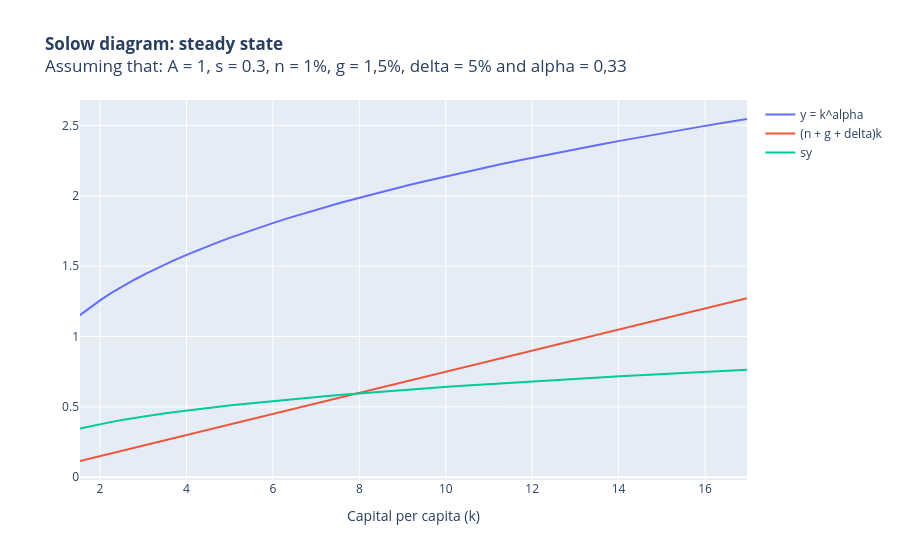

Notebook source saved alongside this figure:
### Code cell
g1 = go.Figure()

g1.add_trace(
    go.Scatter(x = solow["k"], y = solow["y"], mode = "lines", name = "y = k^alpha")
)
g1.add_trace(
    go.Scatter(x = solow["k"], y = solow["n_g_delta_k"], mode = "lines", name = "(n + g + delta)k")
)
g1.add_trace(
    go.Scatter(x = solow["k"], y = solow["sy"], mode = "lines", name = "sy")
)

g1.update_layout(
    title = "<b>Solow diagram: steady state</b><br>" +
    "Assuming that: A = 1, s = " + str(np.round(a = np.mean(shock_s), decimals = 1)) +
    ", n = 1%, g = 1,5%, delta = 5% and alpha = 0,33",
    xaxis_title = "Capital per capita (k)"
)

g1.add_annotation(
    showarrow = False,
    text = "Based on materials from: analisemacro.com.br",
    x =1,
    xref = "paper",
    y = -0.4,
    yref = "paper",
    align = "right"
)
